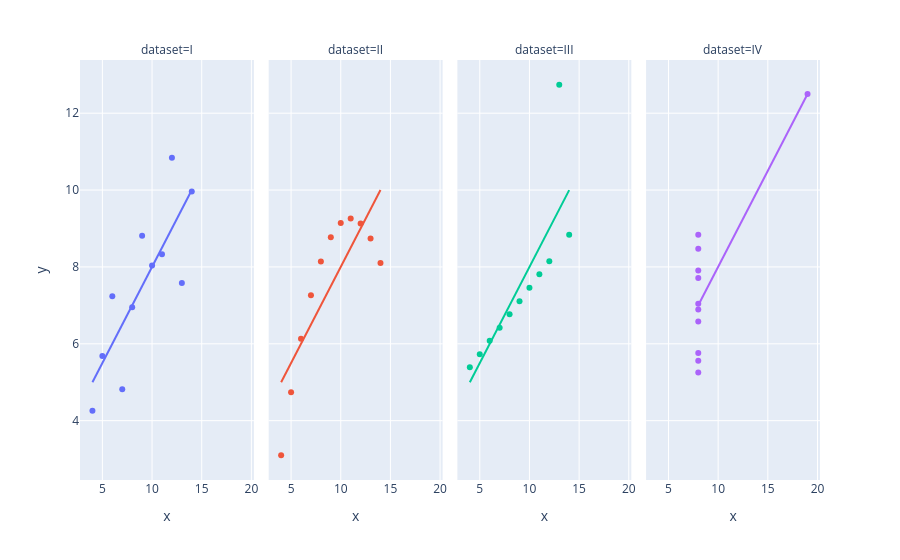

Notebook source saved alongside this figure:
### Code cell
fig = px.scatter(aq_df,x='x',y='y',facet_col='dataset',color='dataset',trendline='ols')
fig.update_layout(showlegend=False)
fig.show()

### Figure 1 — Plotly figure (JSON) as saved in the notebook; plotly's stock layout.template omitted (floating-point values rounded to 4 significant figures)
{"data": [{"hovertemplate": "dataset=I<br>x=%{x}<br>y=%{y}<extra></extra>", "legendgroup": "I", "marker": {"color": "#636efa", "symbol": "circle"}, "mode": "markers", "name": "I", "orientation": "v", "showlegend": true, "type": "scatter", "x": [10.0, 8.0, 13.0, 9.0, 11.0, 14.0, 6.0, 4.0, 12.0, 7.0, 5.0], "xaxis": "x", "y": [8.04, 6.95, 7.58, 8.81, 8.33, 9.96, 7.24, 4.26, 10.84, 4.82, 5.68], "yaxis": "y"}, {"hovertemplate": "<b>OLS trendline</b><br>y = 0.500091 * x + 3.00009<br>R<sup>2</sup>=0.666542<br><br>dataset=I<br>x=%{x}<br>y=%{y} <b>(trend)</b><extra></extra>", "legendgroup": "I", "marker": {"color": "#636efa", "symbol": "circle"}, "mode": "lines", "name": "I", "showlegend": false, "type": "scatter", "x": [4.0, 5.0, 6.0, 7.0, 8.0, 9.0, 10.0, 11.0, 12.0, 13.0, 14.0], "xaxis": "x", "y": [5.0, 5.501, 6.001, 6.501, 7.001, 7.501, 8.001, 8.501, 9.001, 9.501, 10.0], "yaxis": "y"}, {"hovertemplate": "dataset=II<br>x=%{x}<br>y=%{y}<extra></extra>", "legendgroup": "II", "marker": {"color": "#EF553B", "symbol": "circle"}, "mode": "markers", "name": "II", "orientation": "v", "showlegend": true, "type": "scatter", "x": [10.0, 8.0, 13.0, 9.0, 11.0, 14.0, 6.0, 4.0, 12.0, 7.0, 5.0], "xaxis": "x2", "y": [9.14, 8.14, 8.74, 8.77, 9.26, 8.1, 6.13, 3.1, 9.13, 7.26, 4.74], "yaxis": "y2"}, {"hovertemplate": "<b>OLS trendline</b><br>y = 0.5 * x + 3.00091<br>R<sup>2</sup>=0.666242<br><br>dataset=II<br>x=%{x}<br>y=%{y} <b>(trend)</b><extra></extra>", "legendgroup": "II", "marker": {"color": "#EF553B", "symbol": "circle"}, "mode": "lines", "name": "II", "showlegend": false, "type": "scatter", "x": [4.0, 5.0, 6.0, 7.0, 8.0, 9.0, 10.0, 11.0, 12.0, 13.0, 14.0], "xaxis": "x2", "y": [5.001, 5.501, 6.001, 6.501, 7.001, 7.501, 8.001, 8.501, 9.001, 9.501, 10.0], "yaxis": "y2"}, {"hovertemplate": "dataset=III<br>x=%{x}<br>y=%{y}<extra></extra>", "legendgroup": "III", "marker": {"color": "#00cc96", "symbol": "circle"}, "mode": "markers", "name": "III", "orientation": "v", "showlegend": true, "type": "scatter", "x": [10.0, 8.0, 13.0, 9.0, 11.0, 14.0, 6.0, 4.0, 12.0, 7.0, 5.0], "xaxis": "x3", "y": [7.46, 6.77, 12.74, 7.11, 7.81, 8.84, 6.08, 5.39, 8.15, 6.42, 5.73], "yaxis": "y3"}, {"hovertemplate": "<b>OLS trendline</b><br>y = 0.499727 * x + 3.00245<br>R<sup>2</sup>=0.666324<br><br>dataset=III<br>x=%{x}<br>y=%{y} <b>(trend)</b><extra></extra>", "legendgroup": "III", "marker": {"color": "#00cc96", "symbol": "circle"}, "mode": "lines", "name": "III", "showlegend": false, "type": "scatter", "x": [4.0, 5.0, 6.0, 7.0, 8.0, 9.0, 10.0, 11.0, 12.0, 13.0, 14.0], "xaxis": "x3", "y": [5.001, 5.501, 6.001, 6.501, 7.0, 7.5, 8.0, 8.499, 8.999, 9.499, 9.999], "yaxis": "y3"}, {"hovertemplate": "dataset=IV<br>x=%{x}<br>y=%{y}<extra></extra>", "legendgroup": "IV", "marker": {"color": "#ab63fa", "symbol": "circle"}, "mode": "markers", "name": "IV", "orientation": "v", "showlegend": true, "type": "scatter", "x": [8.0, 8.0, 8.0, 8.0, 8.0, 8.0, 8.0, 19.0, 8.0, 8.0, 8.0], "xaxis": "x4", "y": [6.58, 5.76, 7.71, 8.84, 8.47, 7.04, 5.25, 12.5, 5.56, 7.91, 6.89], "yaxis": "y4"}, {"hovertemplate": "<b>OLS trendline</b><br>y = 0.499909 * x + 3.00173<br>R<sup>2</sup>=0.666707<br><br>dataset=IV<br>x=%{x}<br>y=%{y} <b>(trend)</b><extra></extra>", "legendgroup": "IV", "marker": {"color": "#ab63fa", "symbol": "circle"}, "mode": "lines", "name": "IV", "showlegend": false, "type": "scatter", "x": [8.0, 8.0, 8.0, 8.0, 8.0, 8.0, 8.0, 8.0, 8.0, 8.0, 19.0], "xaxis": "x4", "y": [7.001, 7.001, 7.001, 7.001, 7.001, 7.001, 7.001, 7.001, 7.001, 7.001, 12.5], "yaxis": "y4"}], "layout": {"annotations": [{"font": {}, "showarrow": false, "text": "dataset=I", "x": 0.1175, "xanchor": "center", "xref": "paper", "y": 1, "yanchor": "bottom", "yref": "paper"}, {"font": {}, "showarrow": false, "text": "dataset=II", "x": 0.3725, "xanchor": "center", "xref": "paper", "y": 1, "yanchor": "bottom", "yref": "paper"}, {"font": {}, "showarrow": false, "text": "dataset=III", "x": 0.6275, "xanchor": "center", "xref": "paper", "y": 1, "yanchor": "bottom", "yref": "paper"}, {"font": {}, "showarrow": false, "text": "dataset=IV", "x": 0.8825, "xanchor": "center", "xref": "paper", "y": 1, "yanchor": "bottom", "yref": "paper"}], "legend": {"title": {"text": "dataset"}, "tracegroupgap": 0}, "margin": {"t": 60}, "showlegend": false, "xaxis": {"anchor": "y", "domain": [0, 0.235], "title": {"text": "x"}}, "xaxis2": {"anchor": "y2", "domain": [0.255, 0.49], "matches": "x", "title": {"text": "x"}}, "xaxis3": {"anchor": "y3", "domain": [0.51, 0.745], "matches": "x", "title": {"text": "x"}}, "xaxis4": {"anchor": "y4", "domain": [0.765, 1.0], "matches": "x", "title": {"text": "x"}}, "yaxis": {"anchor": "x", "domain": [0, 1], "title": {"text": "y"}}, "yaxis2": {"anchor": "x2", "domain": [0, 1], "matches": "y", "showticklabels": false}, "yaxis3": {"anchor": "x3", "domain": [0, 1], "matches": "y", "showticklabels": false}, "yaxis4": {"anchor": "x4", "domain": [0, 1], "matches": "y", "showticklabels": false}}}
